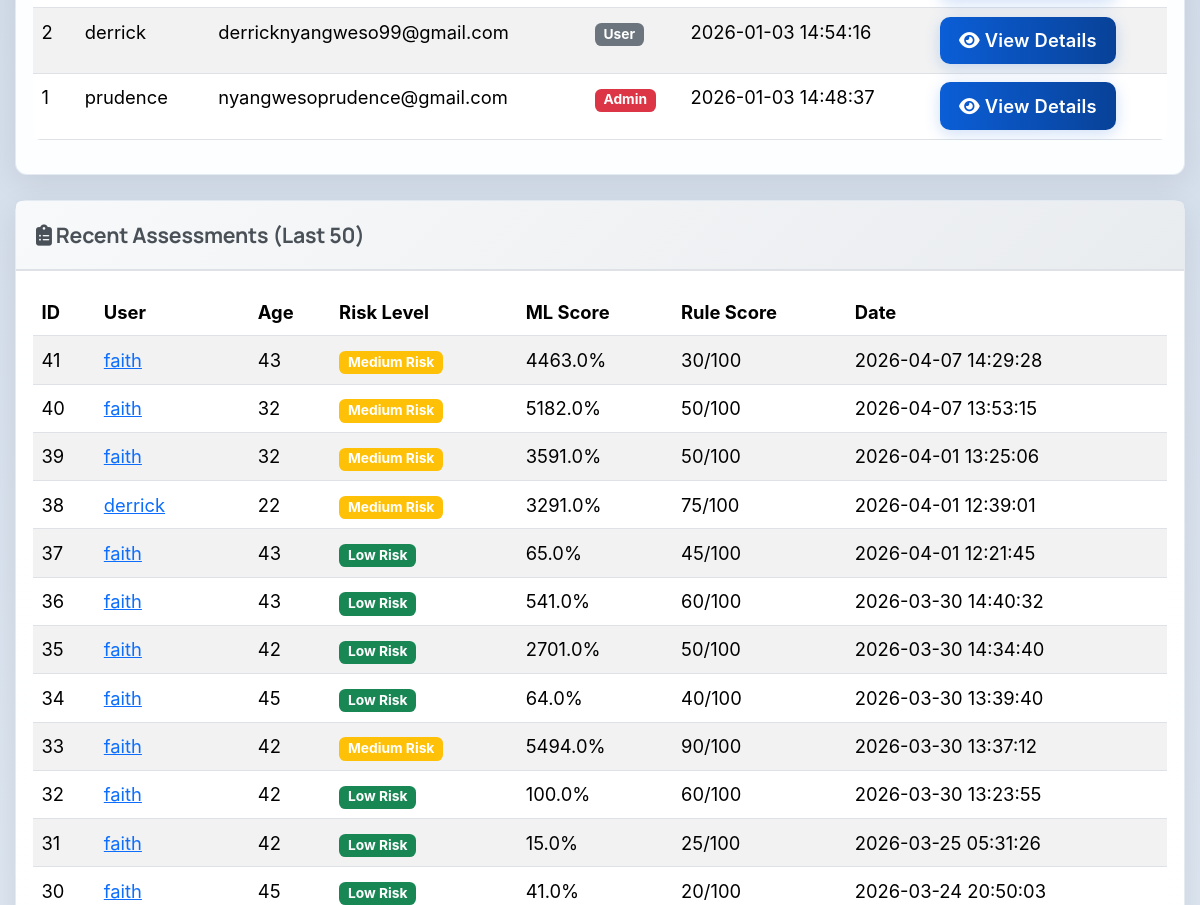
Page /admin (signed in, middle part) on the earlier database version.
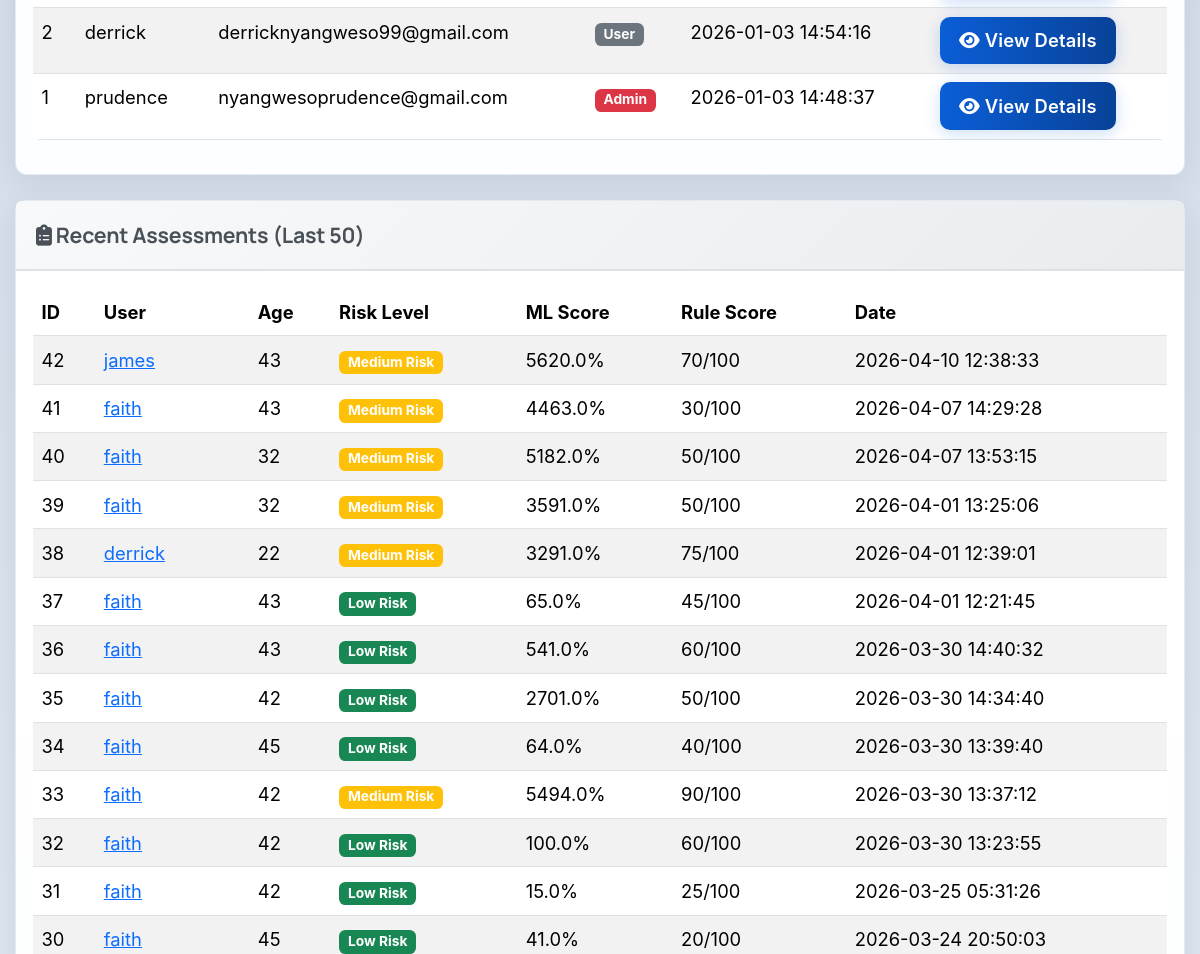
Same page on the later database version.
### tables this page shows
CREATE TABLE users (
            id INTEGER PRIMARY KEY AUTOINCREMENT,
            username TEXT UNIQUE NOT NULL,
            email TEXT UNIQUE NOT NULL,
            password TEXT NOT NULL,
            created_at TIMESTAMP DEFAULT CURRENT_TIMESTAMP
        , is_admin INTEGER DEFAULT 0);

CREATE TABLE assessments (
            id INTEGER PRIMARY KEY AUTOINCREMENT,
            user_id INTEGER NOT NULL,
            age INTEGER,
            gender TEXT,
            marital_status TEXT,
            employment_status TEXT,
            income REAL,
            children INTEGER,
            education_level TEXT,
            residence_type TEXT,
            chronic_illness TEXT,
            family_size INTEGER,
            healthcare_knowledge TEXT,
            hospital_visit_gap REAL,
            routine_checkups INTEGER,
            cancer_screening INTEGER,
            dental_checkup INTEGER,
            mental_health_support INTEGER,
            risk_level TEXT,
            probability REAL,
            created_at TIMESTAMP DEFAULT CURRENT_TIMESTAMP, rule_based_score INTEGER DEFAULT 0, rule_based_category TEXT DEFAULT "Unknown",
            FOREIGN KEY (user_id) REFERENCES users (id)
        );

### app.py (the view)
@app.route('/admin')
@admin_required
def admin_dashboard():
    conn = get_db_connection()
    users = conn.execute('SELECT * FROM users ORDER BY created_at DESC').fetchall()
    total_assessments = conn.execute('SELECT COUNT(*) as count FROM assessments').fetchone()['count']
    recent_assessments = conn.execute('''
        SELECT a.*, u.username, u.email
        FROM assessments a
        JOIN users u ON a.user_id = u.id
        ORDER BY a.created_at DESC
        LIMIT 50
    ''').fetchall()
    conn.close()
    return render_template('admin_dashboard.html',
                          username=session.get('username'),
                          users=users,
                          total_assessments=total_assessments,
                          recent_assessments=recent_assessments)

### app.py (called while the page is built)
@app.context_processor
def inject_assessment_results():
    return {
        'has_results': session.get('assessment_result') is not None,
        'assessment_result': session.get('assessment_result'),
        'assessment_user_data': session.get('user_data')
    }

def get_db_connection():
    conn = sqlite3.connect(DATABASE)
    conn.row_factory = sqlite3.Row
    return conn

def is_admin():
    return bool(session.get('logged_in')) and session.get('is_admin', 0) == 1

def admin_required(f):
    from functools import wraps
    @wraps(f)
    def decorated_function(*args, **kwargs):
        if not session.get('logged_in'):
            flash('Please log in to access this page.', 'warning')
            return redirect(url_for('login'))
        if not is_admin():
            flash('Access denied. Admin privileges required.', 'danger')
            return redirect(url_for('index'))
        return f(*args, **kwargs)
    return decorated_function

### templates/admin_dashboard.html (shortened to what this page needs)
{% extends 'base.html' %}
{% block extra_css %}
<link rel="stylesheet" href="{{ url_for('static', filename='css/admin.css') }}">
{% endblock %}
{% block content %}
<div class="container mt-5">
    <div class="card mb-4">
        <div class="card-body">
            <div class="table-responsive">
                <table class="table table-striped table-hover">
                    <tbody>
                        {% for user in users %}
                        <tr>
                            <td>{{ user.id }}</td>
                            <td>{{ user.username }}</td>
                            <td>{{ user.email }}</td>
                            <td>
                                {% if user.is_admin == 1 %}
                                <span class="badge bg-danger">Admin</span>
                                {% else %}
                                <span class="badge bg-secondary">User</span>
                                {% endif %}
                            </td>
                            <td>{{ user.created_at }}</td>
                            <td>
                                <a href="{{ url_for('admin_view_user', user_id=user.id) }}" class="btn btn-sm btn-primary">
                                    <i class="fas fa-eye"></i> View Details
                                </a>
                            </td>
                        </tr>
                        {% endfor %}
                    </tbody>
                </table>
            </div>
        </div>
    </div>
    <div class="card">
        <div class="card-header">
            <h5><i class="fas fa-clipboard-list"></i> Recent Assessments (Last 50)</h5>
        </div>
        <div class="card-body">
            <div class="table-responsive">
                <table class="table table-striped table-hover">
                    <thead>
                        <tr>
                            <th>ID</th>
                            <th>User</th>
                            <th>Age</th>
                            <th>Risk Level</th>
                            <th>ML Score</th>
                            <th>Rule Score</th>
                            <th>Date</th>
                        </tr>
                    </thead>
                    <tbody>
                        {% for assessment in recent_assessments %}
                        <tr>
                            <td>{{ assessment.id }}</td>
                            <td>
                                <a href="{{ url_for('admin_view_user', user_id=assessment.user_id) }}">
                                    {{ assessment.username }}
                                </a>
                            </td>
                            <td>{{ assessment.age }}</td>
                            <td>
                                {% if assessment.risk_level == 'High Risk' %}
                                <span class="badge bg-danger">{{ assessment.risk_level }}</span>
                                {% elif assessment.risk_level == 'Medium Risk' %}
                                <span class="badge bg-warning">{{ assessment.risk_level }}</span>
                                {% else %}
                                <span class="badge bg-success">{{ assessment.risk_level }}</span>
                                {% endif %}
                            </td>
                            <td>{{ (assessment.probability * 100)|round(1) }}%</td>
                            <td>{{ assessment.rule_based_score }}/100</td>
                            <td>{{ assessment.created_at }}</td>
                        </tr>
                        {% endfor %}
                    </tbody>
                </table>
            </div>
        </div>
    </div>
</div>
{% endblock %}

Differences in the rows shown:
added assessments: id "42", username "james", age "43", risk_level "Medium Risk", (assessment.probability*100)|round(1) "5620.0", rule_based_score "70", created_at "2026-04-10 12:38:33"
